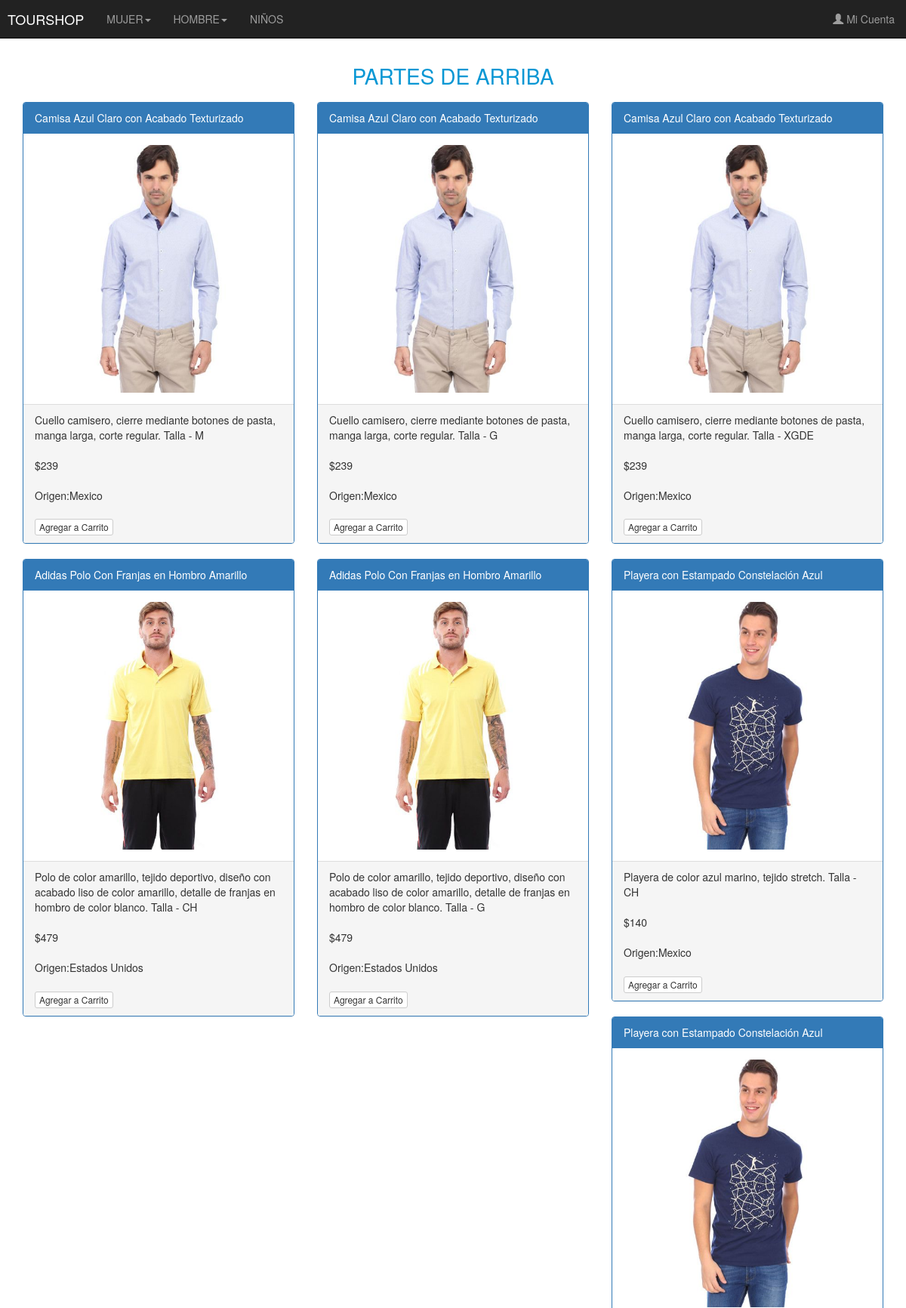
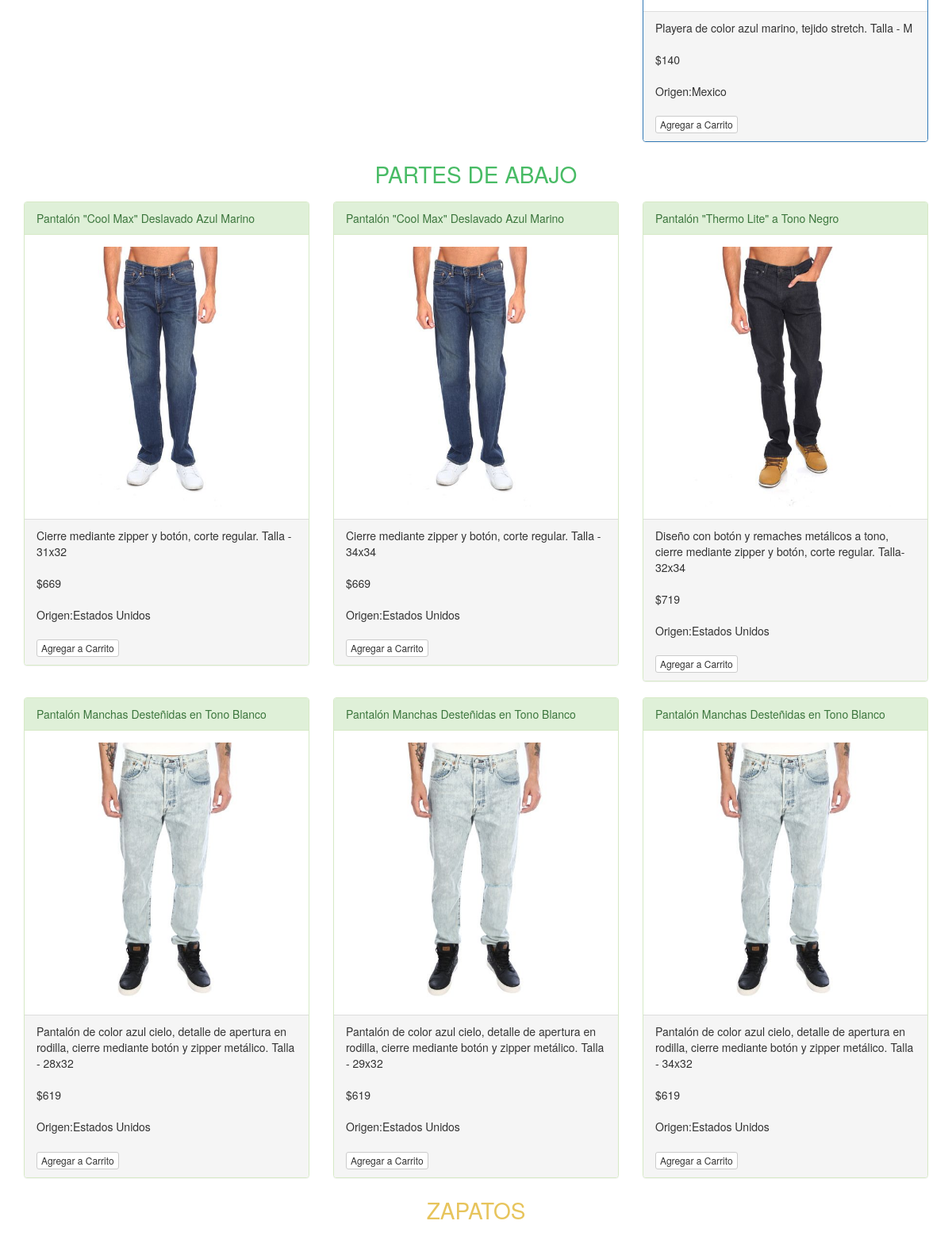
The page /php/hombre.php (upper part) on the database its author committed (2 pictures, top to bottom).
### tables this page shows
CREATE TABLE `producto` (
  `idproducto` int(11) NOT NULL,
  `nombre` varchar(45) NOT NULL,
  `idcategoria` int(11) NOT NULL,
  `tipo` varchar(4) NOT NULL,
  `descripcion` varchar(200) DEFAULT NULL,
  `foto` varchar(45) DEFAULT NULL,
  `precio` int(11) NOT NULL,
  `stock` int(11) NOT NULL,
  `idfab` int(11) DEFAULT NULL,
  `origen` varchar(45) DEFAULT NULL
);

### php/hombre.php (the view, shortened to what this page needs)
<? include 'head.php';
   $con = mysqli_connect("localhost", "final", "final", "finalDB");
   ?>
   <div style="margin-top: 80px"; class="container">
      <div class="row" id="hombre_arriba">
         <div style="font-size: 2em; color:rgb(8, 151, 212); text-align:center; margin-bottom:15px;">PARTES DE ARRIBA</div>
         <?
            $query = mysqli_query($con, "SELECT * from producto where idcategoria=2 and tipo='ARRI'");
            while($row = mysqli_fetch_array($query)) { ?>
         <form  method="post" action="cart.php?producto=<? echo($row["idproducto"]) ?>">
         <div class="col-sm-4">
            <div class="panel panel-primary">
               <div class="panel-heading"><? echo($row["nombre"]) ?></div>
               <div class="panel-body"><img src="../img/<? echo($row["foto"]) ?>" class="img-responsive" style="width:100%" alt="Image"></div>
               <div class="panel-footer"><? echo($row["descripcion"]) ?> <br></br> $<? echo($row["precio"]) ?><br></br> Origen:<? echo($row["origen"]) ?><br></br>
                  <input type="submit" name="btnagregarCarrito" value="Agregar a Carrito" class="btn btn-default btn-xs">
               </div>
            </div>
         </div>
         </form>
         <? } ?>
      </div>
      <div class="row" id="hombre_abajo">
         <div style="font-size: 2em; color:rgb(72, 187, 101); text-align:center; margin-bottom:15px;">PARTES DE ABAJO</div>
         <?
            $query = mysqli_query($con, "SELECT * from producto where idcategoria=2 and tipo='ABAJ'");
            while($row = mysqli_fetch_array($query)) { ?>
        <form  method="post" action="cart.php?producto=<? echo($row["idproducto"]) ?>">
         <div class="col-sm-4">
            <div class="panel panel-success">
               <div class="panel-heading"><? echo($row["nombre"]) ?></div>
               <div class="panel-body"><img src="../img/<? echo($row["foto"]) ?>" class="img-responsive" style="width:100%" alt="Image"></div>
               <div class="panel-footer"><? echo($row["descripcion"]) ?> <br></br> $<? echo($row["precio"]) ?><br></br> Origen:<? echo($row["origen"]) ?><br></br>
                  <input type="submit" name="btnagregarCarrito" value="Agregar a Carrito" class="btn btn-default btn-xs">
               </div>
            </div>
         </div>
         </form>
         <? } ?>
      </div>
      <div class="row" id="hombre_zapa">
         <div style="font-size: 2em; color:rgb(231, 196, 92); text-align:center; margin-bottom:15px;">ZAPATOS</div>
      </div>
   </div>
</body>
</html>

### rows shown on the page
producto: nombre "Camisa Azul Claro con Acabado Texturizado", foto (picture), descripcion "Cuello camisero, cierre mediante botones de pasta, manga larga, corte regular. Talla - M", precio "239", origen "Mexico"
producto: nombre "Camisa Azul Claro con Acabado Texturizado", foto (picture), descripcion "Cuello camisero, cierre mediante botones de pasta, manga larga, corte regular. Talla - G", precio "239", origen "Mexico"
producto: nombre "Camisa Azul Claro con Acabado Texturizado", foto (picture), descripcion "Cuello camisero, cierre mediante botones de pasta, manga larga, corte regular. Talla - XGDE", precio "239", origen "Mexico"
producto: nombre "Adidas Polo Con Franjas en Hombro Amarillo", foto (picture), descripcion "Polo de color amarillo, tejido deportivo, diseño con acabado liso de color amarillo, detalle de franjas en hombro de color blanco. Talla - CH", precio "479", origen "Estados Unidos"
producto: nombre "Adidas Polo Con Franjas en Hombro Amarillo", foto (picture), descripcion "Polo de color amarillo, tejido deportivo, diseño con acabado liso de color amarillo, detalle de franjas en hombro de color blanco. Talla - G", precio "479", origen "Estados Unidos"
producto: nombre "Playera con Estampado Constelación Azul", foto (picture), descripcion "Playera de color azul marino, tejido stretch. Talla - CH", precio "140", origen "Mexico"
producto: nombre "Playera con Estampado Constelación Azul", foto (picture), descripcion "Playera de color azul marino, tejido stretch. Talla - M", precio "140", origen "Mexico"
producto: nombre "Pantalón \"Cool Max\" Deslavado Azul Marino", foto (picture), descripcion "Cierre mediante zipper y botón, corte regular. Talla - 31x32", precio "669", origen "Estados Unidos"
producto: nombre "Pantalón \"Cool Max\" Deslavado Azul Marino", foto (picture), descripcion "Cierre mediante zipper y botón, corte regular. Talla - 34x34", precio "669", origen "Estados Unidos"
producto: nombre "Pantalón \"Thermo Lite\" a Tono Negro", foto (picture), descripcion "Diseño con botón y remaches metálicos a tono, cierre mediante zipper y botón, corte regular. Talla- 32x34", precio "719", origen "Estados Unidos"
producto: nombre "Pantalón Manchas Desteñidas en Tono Blanco", foto (picture), descripcion "Pantalón de color azul cielo, detalle de apertura en rodilla, cierre mediante botón y zipper metálico. Talla - 28x32", precio "619", origen "Estados Unidos"
producto: nombre "Pantalón Manchas Desteñidas en Tono Blanco", foto (picture), descripcion "Pantalón de color azul cielo, detalle de apertura en rodilla, cierre mediante botón y zipper metálico. Talla - 29x32", precio "619", origen "Estados Unidos"
producto: nombre "Pantalón Manchas Desteñidas en Tono Blanco", foto (picture), descripcion "Pantalón de color azul cielo, detalle de apertura en rodilla, cierre mediante botón y zipper metálico. Talla - 34x32", precio "619", origen "Estados Unidos"
